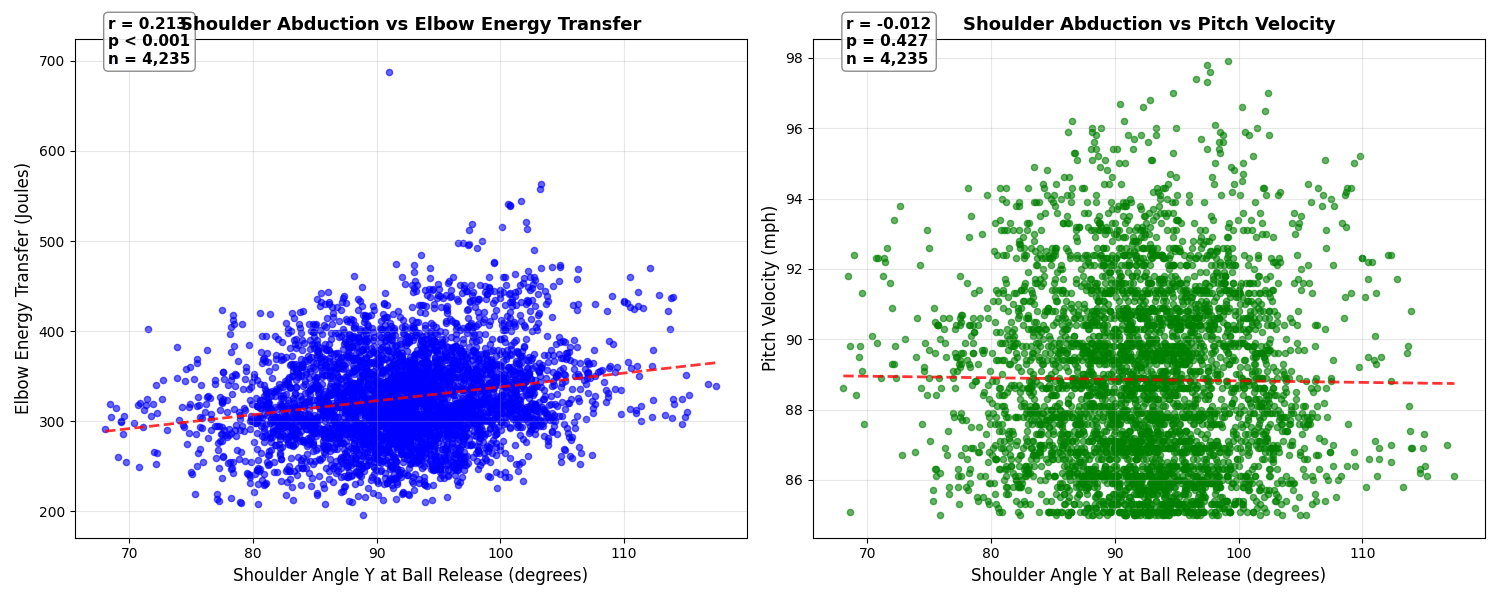

Python code for this plot:
#!/usr/bin/env python3
"""
Standalone Scatter Plot Analysis for Shoulder Angle Y vs Elbow Energy Transfer and Pitch Velocity

Usage:
    python scatter_analysis.py [--save-plots]
"""

import argparse
import pandas as pd
import numpy as np
import matplotlib.pyplot as plt
from scipy.stats import pearsonr

def create_shoulder_scatter_plots(save_plots=False):
    """Create scatter plots for shoulder angle Y relationships."""
    
    # Load the features data
    try:
        features_df = pd.read_csv('kinematic_features.csv')
        print(f"Loaded kinematic features: {features_df.shape}")
    except FileNotFoundError:
        print("Error: kinematic_features.csv not found. Run the main analysis first.")
        return
    
    # Define variables
    shoulder_y_br = 'shoulder_angle_y_ball_release'
    elbow_transfer = 'elbow_transfer_fp_br'
    pitch_velocity = 'pitch_speed_mph'
    
    # Check if variables exist
    missing_vars = [var for var in [shoulder_y_br, elbow_transfer, pitch_velocity] 
                   if var not in features_df.columns]
    if missing_vars:
        print(f"Error: Missing variables in dataset: {missing_vars}")
        return
    
    # Convert to numeric and clean data
    for col in [shoulder_y_br, elbow_transfer, pitch_velocity]:
        features_df[col] = pd.to_numeric(features_df[col], errors='coerce')
    
    # Create figure with subplots
    fig, (ax1, ax2) = plt.subplots(1, 2, figsize=(15, 6))
    
    # Plot 1: Shoulder Angle Y vs Elbow Energy Transfer
    valid_data1 = features_df[[shoulder_y_br, elbow_transfer]].dropna()
    
    if len(valid_data1) > 0:
        ax1.scatter(valid_data1[shoulder_y_br], valid_data1[elbow_transfer], 
                   alpha=0.6, s=20, color='blue')
        
        # Add trend line
        z1 = np.polyfit(valid_data1[shoulder_y_br], valid_data1[elbow_transfer], 1)
        p1 = np.poly1d(z1)
        x_trend1 = np.linspace(valid_data1[shoulder_y_br].min(), 
                              valid_data1[shoulder_y_br].max(), 100)
        ax1.plot(x_trend1, p1(x_trend1), "r--", alpha=0.8, linewidth=2)
        
        # Calculate correlation
        corr1, p_val1 = pearsonr(valid_data1[shoulder_y_br], valid_data1[elbow_transfer])
        
        # Add correlation text
        p_text1 = 'p < 0.001' if p_val1 < 0.001 else f'p = {p_val1:.3f}'
        ax1.text(0.05, 0.95, f'r = {corr1:.3f}\n{p_text1}\nn = {len(valid_data1):,}', 
                transform=ax1.transAxes, fontsize=11, fontweight='bold',
                bbox=dict(boxstyle='round', facecolor='white', alpha=0.9, edgecolor='gray'))
        
        ax1.set_xlabel('Shoulder Angle Y at Ball Release (degrees)', fontsize=12)
        ax1.set_ylabel('Elbow Energy Transfer (Joules)', fontsize=12)
        ax1.set_title('Shoulder Abduction vs Elbow Energy Transfer', fontsize=13, fontweight='bold')
        ax1.grid(True, alpha=0.3)
        
        print(f"Shoulder Y vs Elbow Energy Transfer:")
        print(f"  Correlation: r = {corr1:.3f}, p = {p_val1:.6f}")
        print(f"  Sample size: n = {len(valid_data1):,}")
    else:
        ax1.text(0.5, 0.5, 'No valid data available', transform=ax1.transAxes, 
                ha='center', va='center', fontsize=12)
        ax1.set_title('Shoulder Abduction vs Elbow Energy Transfer', fontsize=13, fontweight='bold')
    
    # Plot 2: Shoulder Angle Y vs Pitch Velocity
    valid_data2 = features_df[[shoulder_y_br, pitch_velocity]].dropna()
    
    if len(valid_data2) > 0:
        ax2.scatter(valid_data2[shoulder_y_br], valid_data2[pitch_velocity], 
                   alpha=0.6, s=20, color='green')
        
        # Add trend line
        z2 = np.polyfit(valid_data2[shoulder_y_br], valid_data2[pitch_velocity], 1)
        p2 = np.poly1d(z2)
        x_trend2 = np.linspace(valid_data2[shoulder_y_br].min(), 
                              valid_data2[shoulder_y_br].max(), 100)
        ax2.plot(x_trend2, p2(x_trend2), "r--", alpha=0.8, linewidth=2)
        
        # Calculate correlation
        corr2, p_val2 = pearsonr(valid_data2[shoulder_y_br], valid_data2[pitch_velocity])
        
        # Add correlation text
        p_text2 = 'p < 0.001' if p_val2 < 0.001 else f'p = {p_val2:.3f}'
        ax2.text(0.05, 0.95, f'r = {corr2:.3f}\n{p_text2}\nn = {len(valid_data2):,}', 
                transform=ax2.transAxes, fontsize=11, fontweight='bold',
                bbox=dict(boxstyle='round', facecolor='white', alpha=0.9, edgecolor='gray'))
        
        ax2.set_xlabel('Shoulder Angle Y at Ball Release (degrees)', fontsize=12)
        ax2.set_ylabel('Pitch Velocity (mph)', fontsize=12)
        ax2.set_title('Shoulder Abduction vs Pitch Velocity', fontsize=13, fontweight='bold')
        ax2.grid(True, alpha=0.3)
        
        print(f"\nShoulder Y vs Pitch Velocity:")
        print(f"  Correlation: r = {corr2:.3f}, p = {p_val2:.6f}")
        print(f"  Sample size: n = {len(valid_data2):,}")
    else:
        ax2.text(0.5, 0.5, 'No valid data available', transform=ax2.transAxes, 
                ha='center', va='center', fontsize=12)
        ax2.set_title('Shoulder Abduction vs Pitch Velocity', fontsize=13, fontweight='bold')
    
    plt.tight_layout()
    
    # Save if requested
    if save_plots:
        plt.savefig('shoulder_angle_scatter_plots.png', dpi=300, bbox_inches='tight')
        print(f"\nPlots saved as 'shoulder_angle_scatter_plots.png'")
    
    plt.show()
    
    # Print summary statistics
    if len(valid_data1) > 0:
        print(f"\nShoulder Angle Y at Ball Release Summary Statistics:")
        print(f"  Mean: {valid_data1[shoulder_y_br].mean():.1f}°")
        print(f"  Median: {valid_data1[shoulder_y_br].median():.1f}°")
        print(f"  Std Dev: {valid_data1[shoulder_y_br].std():.1f}°")
        print(f"  Range: {valid_data1[shoulder_y_br].min():.1f}° to {valid_data1[shoulder_y_br].max():.1f}°")
        
        print(f"\nElbow Energy Transfer Summary Statistics:")
        print(f"  Mean: {valid_data1[elbow_transfer].mean():.1f} J")
        print(f"  Median: {valid_data1[elbow_transfer].median():.1f} J")
        print(f"  Std Dev: {valid_data1[elbow_transfer].std():.1f} J")
        print(f"  Range: {valid_data1[elbow_transfer].min():.1f} to {valid_data1[elbow_transfer].max():.1f} J")
        
        if len(valid_data2) > 0:
            print(f"\nPitch Velocity Summary Statistics:")
            print(f"  Mean: {valid_data2[pitch_velocity].mean():.1f} mph")
            print(f"  Median: {valid_data2[pitch_velocity].median():.1f} mph")
            print(f"  Std Dev: {valid_data2[pitch_velocity].std():.1f} mph")
            print(f"  Range: {valid_data2[pitch_velocity].min():.1f} to {valid_data2[pitch_velocity].max():.1f} mph")

def main():
    """Main function with command line arguments."""
    parser = argparse.ArgumentParser(description='Shoulder Angle Y Scatter Plot Analysis')
    parser.add_argument('--save-plots', action='store_true', 
                       help='Save scatter plots as PNG file')
    
    args = parser.parse_args()
    
    print("=== Shoulder Angle Y Scatter Plot Analysis ===")
    create_shoulder_scatter_plots(save_plots=args.save_plots)

if __name__ == "__main__":
    main()